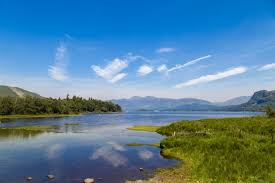
#> input picture Assignments/Week-11/Resources/image1.jpeg, 275 x 183 px, found by its file name
$ jupyter execute RGB_Histograms.ipynb
#> lines starting #> are read from the running program, lines starting #| are printed output that depends on the picture
## Plotting RGB Color Channel Histograms for Landscape Images Using OpenCV

This project aims to analyze the histograms of an image using OpenCV and Matplotlib. It involves Plotting RGB Color Channel and Gray Scale Histograms for Landscape Images Using OpenCV.

### Importing Necessary Libraries

[cell 1]
import cv2
import numpy as np
from matplotlib import pyplot as plt

### Function for Color Histogram Analysis for RGB Channels for an Image

[cell 2]
def plot_rgb_histogram(image_path):
    image = cv2.imread(image_path)
    if image is None:
        print("Error: Could not load image.")
        return

    # Converting the image from BGR to RGB for display
    image_rgb = cv2.cvtColor(image, cv2.COLOR_BGR2RGB)

    # Splitting the image into its B, G, R channels
    channels = cv2.split(image)
    colors = ('b', 'g', 'r')
    channel_names = ('Blue', 'Green', 'Red')

    plt.figure(figsize=(12, 6))

    # Displaying the image
    plt.subplot(1, 2, 1)
    plt.imshow(image_rgb)
    plt.title("Image")
    plt.axis('off')

    # Plotting the histogram
    plt.subplot(1, 2, 2)
    plt.title("RGB Color Channel Histogram")
    plt.xlabel("Bins")
    plt.ylabel("Number of Pixels")

    for channel, color, name in zip(channels, colors, channel_names):
        hist = cv2.calcHist([channel], [0], None, [256], [0, 256])
        plt.plot(hist, color=color, label=name)
        plt.xlim([0, 256])

    plt.legend()
    plt.show()

### Function for Gray Scale Histogram Analysis for an Image

[cell 3]
def plot_grayscale_histogram(image_path):
    img = cv2.imread(image_path, 0)
    if img is None:
        print("Error: Could not load image.")
        return

    # Displaying the image
    plt.figure(figsize=(10, 5))

    plt.subplot(1, 2, 1)
    plt.imshow(img, cmap='gray')
    plt.title('Grayscale Image')
    plt.axis('off')

    # Calculating frequency of pixels in range 0-255
    histg = cv2.calcHist([img], [0], None, [256], [0, 256])

    # Plotting the histogram
    plt.subplot(1, 2, 2)
    plt.plot(histg)
    plt.title('Grayscale Histogram')
    plt.xlabel('Pixel Value')
    plt.ylabel('Frequency')

    plt.tight_layout()
    plt.show()

### Loading Test Images Path

[cell 4]
image_path1 = '/Resources/image1.jpeg'
image_path2 = '/Resources/image2.jpeg'

### Plotting Color Histogram for RGB Channels on 2 Test Images

[cell 5]
plot_rgb_histogram(image_path1)
#> in plot_rgb_histogram, image is the input picture: shape (183, 275, 3); mean B, G, R 155, 129.6, 87
#> the loop in plot_rgb_histogram, `for channel, color, name in zip(channels, colors, channel_names):` made 3 passes
#> (color, name) on passes 1 to 3: ('b', 'Blue'), ('g', 'Green'), ('r', 'Red')
#> in plot_rgb_histogram, `plt.show()`:
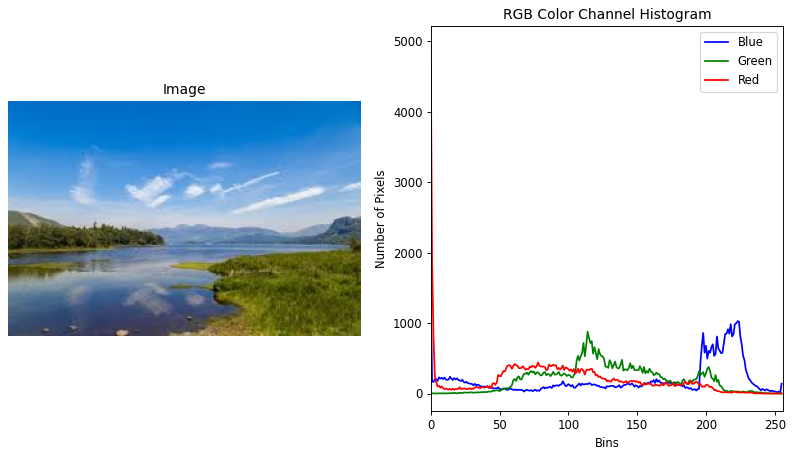
#> figure drawn by matplotlib, 2 panels; panel 2: curve peaks at x = 0, y = 1431; panel 2: curve peaks at x = 114, y = 877; panel 2: curve peaks at x = 0, y = 4968
plot_rgb_histogram(image_path2)
#> call 2 of plot_rgb_histogram, with image_path = '/Resources/image2.jpeg'
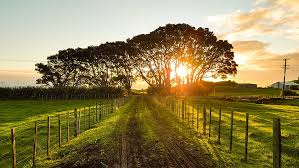
#> input picture Assignments/Week-11/Resources/image2.jpeg, 299 x 168 px, found by its file name
#> in plot_rgb_histogram, image is the input picture: shape (168, 299, 3); mean B, G, R 85.4, 130.9, 144.7
#> the loop in plot_rgb_histogram (call 2), `for channel, color, name in zip(channels, colors, channel_names):` made 3 passes
#> in plot_rgb_histogram (call 2), `plt.show()`:
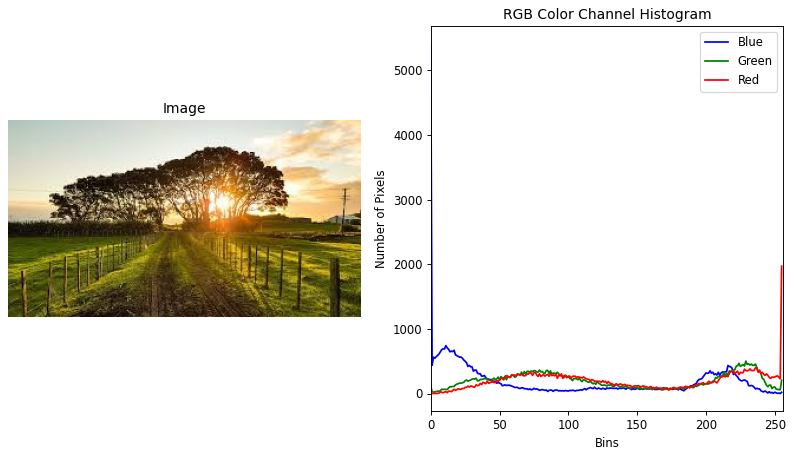
#> figure drawn by matplotlib, 2 panels; panel 2: curve peaks at x = 0, y = 5414; panel 2: curve peaks at x = 229, y = 501; panel 2: curve peaks at x = 255, y = 1970

### Plotting Gray Scale Histogram for RGB Channels on 2 Test Images

[cell 6]
plot_grayscale_histogram(image_path1)
#> in plot_grayscale_histogram, `img = cv2.imread(image_path, 0)`:
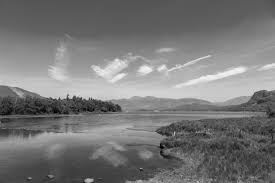
#> img: shape (183, 275); min 0, max 248, mean 119.7
#> in plot_grayscale_histogram, `histg = cv2.calcHist([img], [0], None, [256], [0, 256])`: histg = 256 values, max 1205 at index 90, min 0 at index 1, mean 196.6
#> in plot_grayscale_histogram, `plt.show()`:
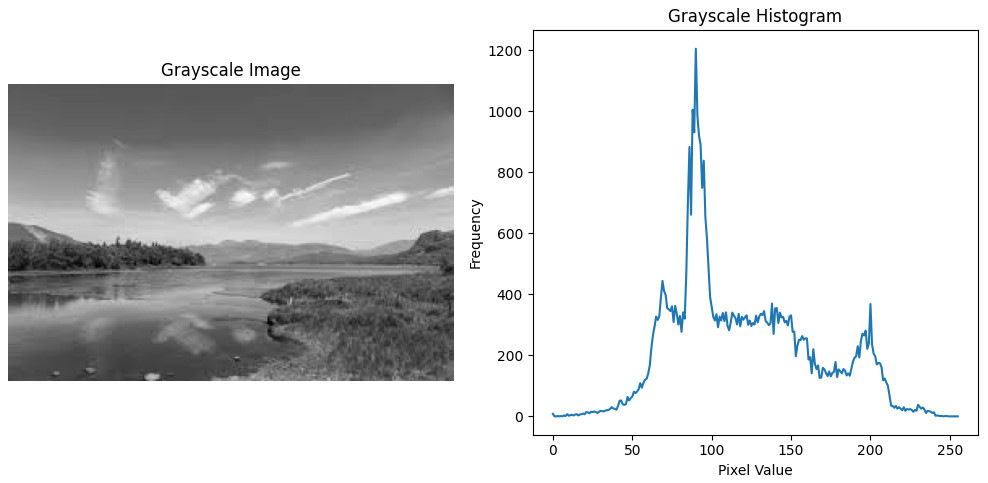
#> figure drawn by matplotlib, 2 panels; panel 2: curve peaks at x = 90, y = 1205
plot_grayscale_histogram(image_path2)
#> call 2 of plot_grayscale_histogram, with image_path = '/Resources/image2.jpeg'
#> in plot_grayscale_histogram (call 2), `img = cv2.imread(image_path, 0)`:
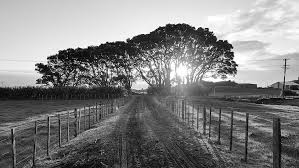
#> img: shape (168, 299); min 0, max 255, mean 129.8
#> in plot_grayscale_histogram (call 2), `histg = cv2.calcHist([img], [0], None, [256], [0, 256])`: histg = 256 values, max 491 at index 227, min 16 at index 4, mean 196.2
#> in plot_grayscale_histogram (call 2), `plt.show()`:
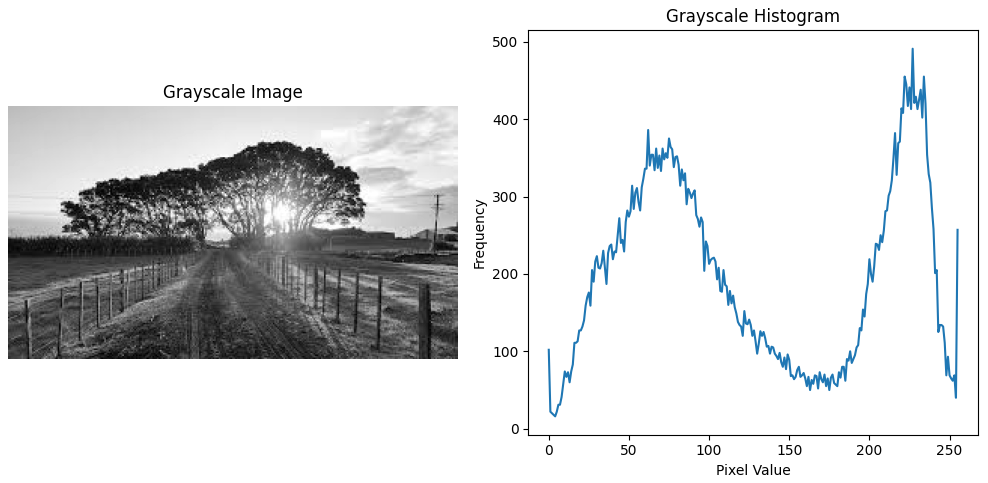
#> figure drawn by matplotlib, 2 panels; panel 2: curve peaks at x = 227, y = 491
